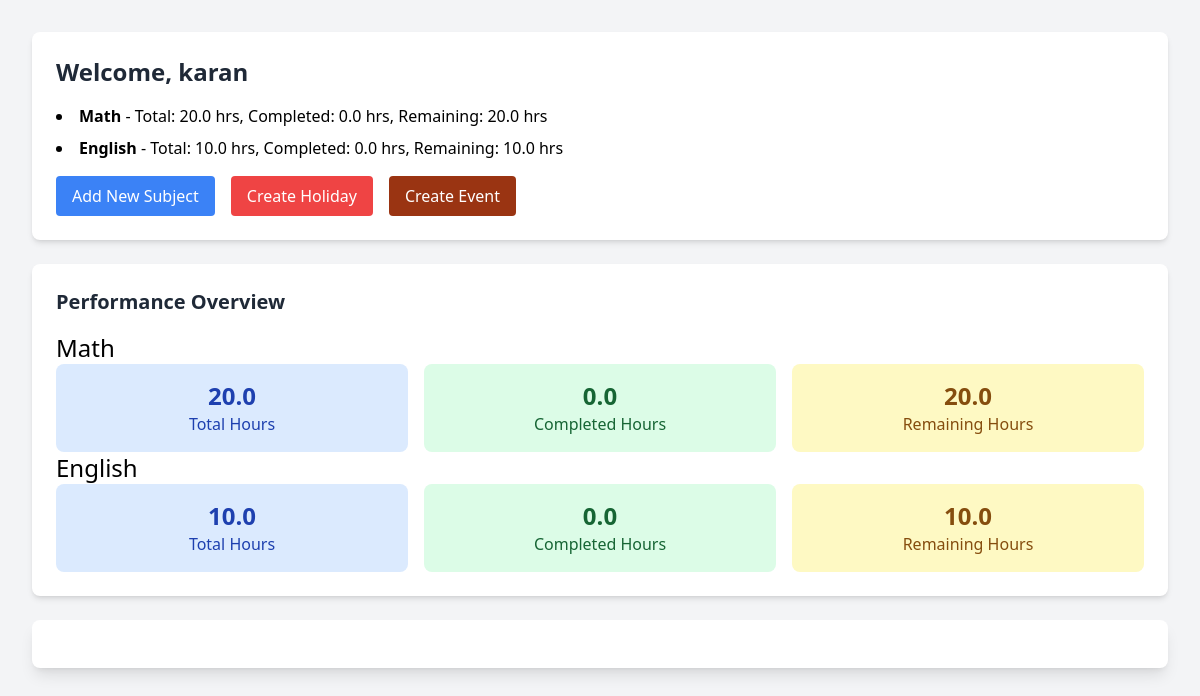
The page / (signed in) on the database as committed earlier.
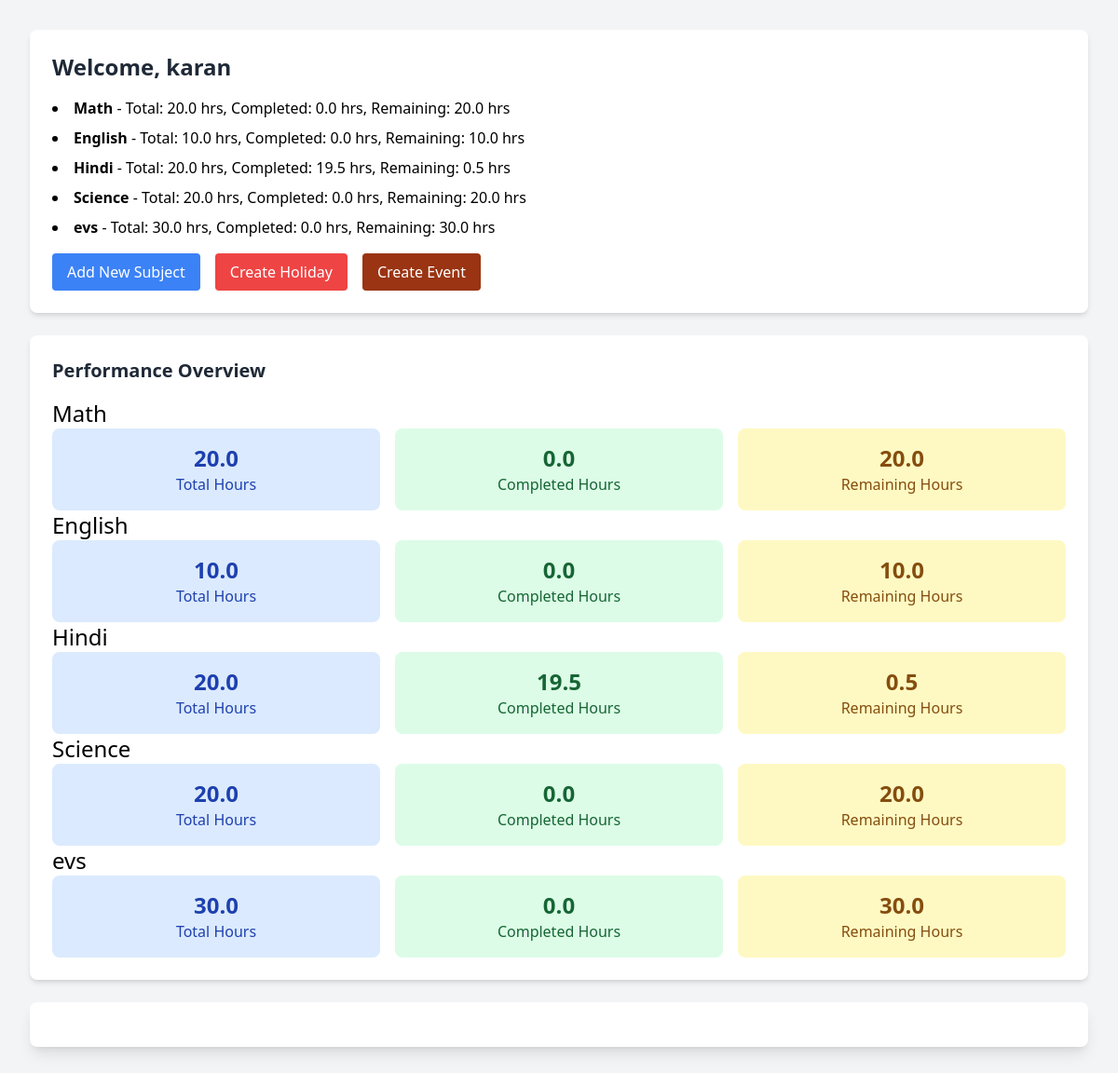
The same page on the database as committed later.
### schedules/models.py (models this page shows, shortened)
class Teacher(models.Model):
    user = models.OneToOneField(User, on_delete=models.CASCADE)
    subjects = models.ManyToManyField(Subject, related_name="teachers")

class Subject(models.Model):
    name = models.CharField(max_length=100)
    total_hours = models.FloatField()
    start_date = models.DateField(default=now, null=True, blank=True)  # Pass the callable 'now' without parentheses

### schedules/views.py (the view)
# urls.py: path('', views.teacher_dashboard, name='teacher_dashboard'),  # Main dashboard view
@login_required
def teacher_dashboard(request):
    teacher = get_object_or_404(Teacher, user=request.user)
    subjects = teacher.subjects.all()
    selected_subject_id = request.GET.get('subject')
    selected_subject = None
    performance_data = []
    for subject in subjects:
        total_hours = subject.total_hours
        completed_minutes = sum(
            schedule.duration_minutes for schedule in Schedule.objects.filter(teacher=teacher, subject=subject)
        )
        completed_hours = completed_minutes / 60
        remaining_hours = max(total_hours - completed_hours, 0)
        data = {
            'subject': subject.name,
            'total_hours': total_hours,
            'completed_hours': round(completed_hours, 2),
            'remaining_hours': round(remaining_hours, 2),
        }
        performance_data.append(data)
        if str(subject.id) == selected_subject_id:
            selected_subject = data
    context = {
        'teacher': teacher,
        'performance_data': performance_data,
        'selected_subject': selected_subject,
        'subjects': subjects,
    }
    return render(request, 'schedules/dashboard.html', context)

### template/schedules/dashboard.html (shortened to what this page needs)
<!DOCTYPE html>
<html lang="en">
<head>
    <script src="https://cdn.tailwindcss.com"></script>
    <link href="https://cdnjs.cloudflare.com/ajax/libs/font-awesome/6.0.0-beta3/css/all.min.css" rel="stylesheet">
    <link href='https://cdn.jsdelivr.net/npm/fullcalendar@5.10.1/main.min.css' rel='stylesheet' />
</head>
<body class="bg-gray-100 min-h-screen">
    <div class="max-w-7xl mx-auto px-4 sm:px-6 lg:px-8 py-8">
        <div class="bg-white shadow-md rounded-lg p-6 mb-6">
            <h2 class="text-2xl font-bold text-gray-800 mb-4">Welcome, {{ teacher.user.username }}</h2>
            <ul class="list-disc list-inside">
                {% for data in performance_data %}
                    <li class="mb-2">
                        <strong>{{ data.subject }}</strong> -
                        Total: {{ data.total_hours }} hrs,
                        Completed: {{ data.completed_hours }} hrs,
                        Remaining: {{ data.remaining_hours }} hrs
                    </li>
                {% endfor %}
            </ul>
            <div class="mt-4 flex space-x-4">
                <a href="{% url 'create_subject' %}" class="bg-blue-500 text-white px-4 py-2 rounded hover:bg-blue-600">
                    Add New Subject
                </a>
                <a href="{% url 'create_holiday' %}" class="bg-red-500 text-white px-4 py-2 rounded hover:bg-red-600">
                    Create Holiday
                </a>
                <a href="{% url 'create_event' %}" class="bg-orange-800 text-white px-4 py-2 rounded hover:bg-orange-600">
                    Create Event
                </a>
            </div>
        </div>
        <div class="bg-white shadow-md rounded-lg p-6 mb-6">
            <h3 class="text-xl font-semibold text-gray-800 mb-4">Performance Overview</h3>
            {% for data in performance_data %}
                <h1 class="text-2xl">{{ data.subject }}</h1>
                <div class="grid grid-cols-1 md:grid-cols-3 gap-4">
                    <div class="bg-blue-100 text-blue-800 p-4 rounded-lg text-center">
                        <div class="text-2xl font-bold">{{ data.total_hours }}</div>
                        <div>Total Hours</div>
                    </div>
                    <div class="bg-green-100 text-green-800 p-4 rounded-lg text-center">
                        <div class="text-2xl font-bold">{{ data.completed_hours }}</div>
                        <div>Completed Hours</div>
                    </div>
                    <div class="bg-yellow-100 text-yellow-800 p-4 rounded-lg text-center">
                        <div class="text-2xl font-bold">{{ data.remaining_hours }}</div>
                        <div>Remaining Hours</div>
                    </div>
                </div>
            {% endfor %}
        </div>
        <div id="calendar" class="bg-white p-6 rounded-lg shadow-lg"></div>
    </div>
</body>
</html>

Rows that differ between the two databases and show on the page:
added Subject: subject "Hindi", total_hours "20.0", subject "Hindi", total_hours "20.0"
added Subject: subject "Science", total_hours "20.0", subject "Science", total_hours "20.0"
added Subject: subject "evs", total_hours "30.0", subject "evs", total_hours "30.0"
Other text that changed with them:
new list line: "- Total: hrs, Completed: 19.5 hrs, Remaining: 0.5 hrs"
new list line: "- Total: hrs, Completed: 0.0 hrs, Remaining: 20.0 hrs"
new list line: "- Total: hrs, Completed: 0.0 hrs, Remaining: 30.0 hrs"
new list line: "Total Hours 19.5 Completed Hours 0.5 Remaining Hours"
new list line: "Total Hours 0.0 Completed Hours 20.0 Remaining Hours"
new list line: "Total Hours 0.0 Completed Hours 30.0 Remaining Hours"
